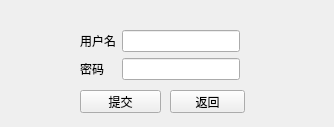
<?xml version="1.0" encoding="UTF-8"?>
<ui version="4.0">
 <class>register_window</class>
 <widget class="QWidget" name="register_window">
  <property name="geometry">
   <rect>
    <x>0</x>
    <y>0</y>
    <width>334</width>
    <height>127</height>
   </rect>
  </property>
  <property name="windowTitle">
   <string>注册</string>
  </property>
  <widget class="QWidget" name="formLayoutWidget">
   <property name="geometry">
    <rect>
     <x>80</x>
     <y>30</y>
     <width>160</width>
     <height>51</height>
    </rect>
   </property>
   <layout class="QFormLayout" name="formLayout">
    <item row="0" column="0">
     <widget class="QLabel" name="label">
      <property name="styleSheet">
       <string notr="true">font: 10pt &quot;宋体&quot;;</string>
      </property>
      <property name="text">
       <string>用户名</string>
      </property>
     </widget>
    </item>
    <item row="0" column="1">
     <widget class="QLineEdit" name="lineEdit_username">
      <property name="echoMode">
       <enum>QLineEdit::Normal</enum>
      </property>
     </widget>
    </item>
    <item row="1" column="0">
     <widget class="QLabel" name="label_2">
      <property name="styleSheet">
       <string notr="true">font: 10pt &quot;宋体&quot;;</string>
      </property>
      <property name="text">
       <string>密码</string>
      </property>
     </widget>
    </item>
    <item row="1" column="1">
     <widget class="QLineEdit" name="lineEdit_password">
      <property name="echoMode">
       <enum>QLineEdit::Password</enum>
      </property>
     </widget>
    </item>
   </layout>
  </widget>
  <widget class="QPushButton" name="pushButton_ok">
   <property name="geometry">
    <rect>
     <x>80</x>
     <y>90</y>
     <width>81</width>
     <height>23</height>
    </rect>
   </property>
   <property name="text">
    <string>提交</string>
   </property>
  </widget>
  <widget class="QPushButton" name="pushButton_cancel">
   <property name="geometry">
    <rect>
     <x>170</x>
     <y>90</y>
     <width>75</width>
     <height>23</height>
    </rect>
   </property>
   <property name="text">
    <string>返回</string>
   </property>
  </widget>
 </widget>
 <resources/>
 <connections/>
</ui>
